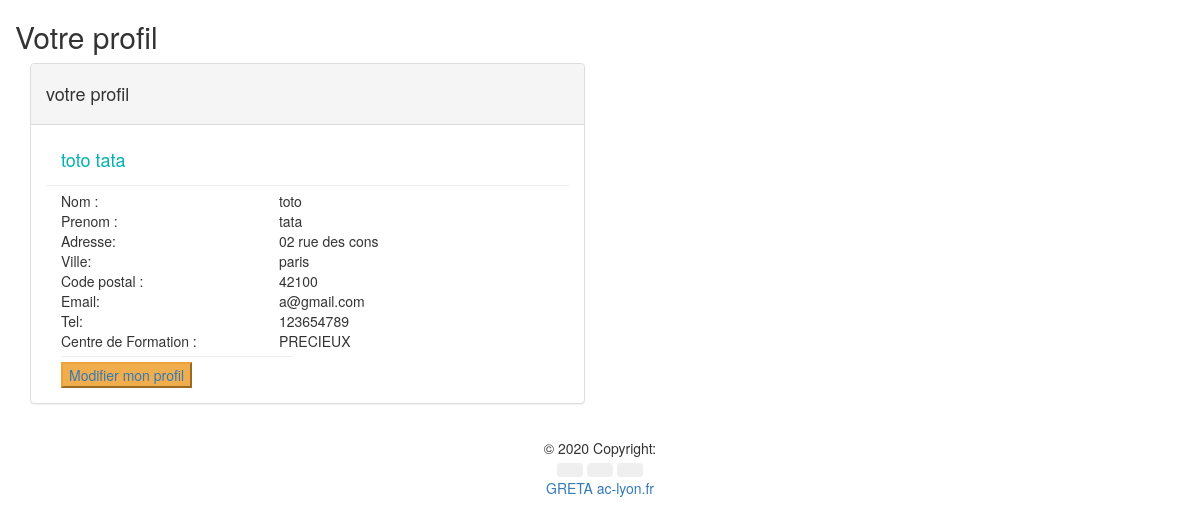
Screenshot of /editerUser.php (signed in) with the database file from the repository.
### tables this page shows
CREATE TABLE IF NOT EXISTS `user` (
  `usr_id` int(11) NOT NULL AUTO_INCREMENT,
  `usr_nom` varchar(250) NOT NULL,
  `usr_prenom` varchar(250) NOT NULL,
  `usr_adresse` varchar(250) NOT NULL,
  `usr_ville` varchar(250) NOT NULL,
  `usr_codepostal` int(11) NOT NULL,
  `usr_email` varchar(250) NOT NULL,
  `usr_tel` int(11) NOT NULL,
  `nom_etab` varchar(250) NOT NULL,
  `usr_mdp1` varchar(250) NOT NULL,
  PRIMARY KEY (`usr_email`),
  KEY `usr_id` (`usr_id`),
  KEY `nom_etab` (`nom_etab`)
);

### requette-editUser.php (called while the page is built, shortened)
<?php
try {
$bdd = new PDO('mysql:host=localhost;dbname=covoit1', 'root', '');
  foreach($bdd->query('SELECT usr_nom, usr_prenom, usr_adresse, usr_ville, usr_codepostal, usr_email, usr_tel, nom_etab, usr_mdp1
   FROM user WHERE usr_nom =  "'.$_SESSION['nom'].'" AND usr_prenom  = "'
  .$_SESSION['prenom'].'"AND usr_email ="'.$_SESSION['email'].'"') as $row)
   {
      $nom = $row[0];
      $prenom = $row[1];
      $adresse= $row[2];
      $ville = $row[3];
      $codepostal= $row[4];
      $mail = $row[5];
      $tel= $row[6];
      $nom_etab= $row[7];
   }
   }
   catch (PDOException $erreur) {
      echo $erreur.' -- '.$erreur->getMessage();
   }
?>

### editerUser.php (the view, shortened to what this page needs)
<?php
require_once ('requette-editUser.php');?>
<html>
<link rel="stylesheet" href="https://maxcdn.bootstrapcdn.com/bootstrap/3.4.1/css/bootstrap.min.css">
<body>
   <div class="container">
      <div class="row">
         <h2>Votre profil</h2>
         <div class="col-md-6 ">
            <div class="panel panel-default">
               <div class="panel-heading">
                  <h4>votre profil</h4>
               </div>
               <div class="panel-body">
                  <div class="col-sm-6">
                     <h4 style="color:#00b1b1;"> <?php echo $nom. ' '.$prenom; ?> </h4></span>
                  </div>
                  <div class="clearfix"></div>
                  <hr style="margin:5px 0 5px 0;">
                  <div class="col-sm-5 col-xs-6 ">Nom :</div>
                  <div class="col-sm-7"><?php echo $nom; ?></div>
                  <div class="clearfix"></div>
                  <div class="col-sm-5 col-xs-6 ">Prenom :</div>
                  <div class="col-sm-7"><?php echo $prenom; ?></div>
                  <div class="clearfix"></div>
                  <div class="col-sm-5 col-xs-6 ">Adresse:</div>
                  <div class="col-sm-7"><?php echo $adresse; ?></div>
                  <div class="clearfix"></div>
                  <div class="col-sm-5 col-xs-6">Ville:</div>
                  <div class="col-sm-7"><?php echo $ville; ?></div>
                  <div class="clearfix"></div>
                  <div class="col-sm-5 col-xs-6">Code postal :</div>
                  <div class="col-sm-7"><?php echo $codepostal; ?></div>
                  <div class="clearfix"></div>
                  <div class="col-sm-5 col-xs-6 ">Email:</div>
                  <div class="col-sm-7"><?php echo $mail; ?></div>
                  <div class="clearfix"></div>
                  <div class="col-sm-5 col-xs-6 ">Tel:</div>
                  <div class="col-sm-7"><?php echo $tel; ?></div>
                  <div class="clearfix"></div>
                  <div class="col-sm-5 col-xs-6">Centre de Formation :</div>
                  <div class="col-sm-7"><?php echo $nom_etab; ?></div>
                  <div class="col-sm-6">
                     <hr style="margin:5px 0 5px 0;">
                     <button type="button" id="affichUp" class="btn-warning"> <a>Modifier mon profil</a></button>
                  </div>
               </div>
            </div>
         </div>
      </div>
   </div>
</body>
</html>
</body>
<?php include("./template/footer.php"); ?>

### rows the page displays
user: usr_nom "toto", usr_prenom "tata", usr_adresse "02 rue des cons", usr_ville "paris", usr_codepostal "42100", usr_email "a@gmail.com", usr_tel "123654789", nom_etab "PRECIEUX"
